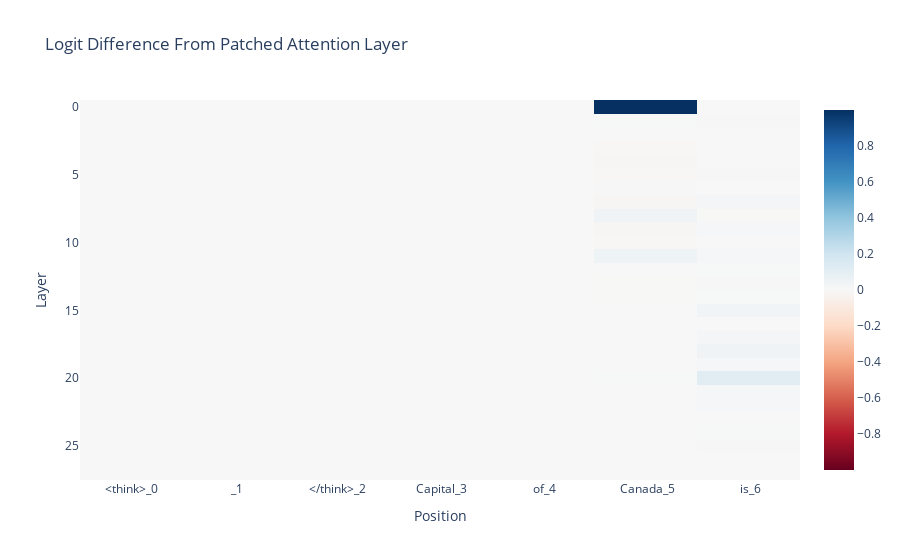

The code cell stored with this chart in its notebook:
### Code cell
imshow(
    patched_attn_diff_mean,
    x=prompt_position_labels,
    title="Logit Difference From Patched Attention Layer",
    labels={"x": "Position", "y": "Layer"},
)

### Figure 1 — Plotly figure (JSON) as saved in the notebook; plotly's stock layout.template omitted (floating-point values rounded to 4 significant figures; data arrays with more than 128 entries replaced by an {"elided": "..."} marker saying what was removed)
{"data": [{"coloraxis": "coloraxis", "hovertemplate": "Position: %{x}<br>Layer: %{y}<br>color: %{z}<extra></extra>", "name": "0", "type": "heatmap", "x": ["<think>_0", "\n\n_1", "</think>_2", " Capital_3", " of_4", " Canada_5", " is_6"], "xaxis": "x", "yaxis": "y", "z": {"elided": "28x7 float values"}}], "layout": {"coloraxis": {"cmid": 0, "colorscale": [[0, "rgb(103,0,31)"], [0.1, "rgb(178,24,43)"], [0.2, "rgb(214,96,77)"], [0.3, "rgb(244,165,130)"], [0.4, "rgb(253,219,199)"], [0.5, "rgb(247,247,247)"], [0.6, "rgb(209,229,240)"], [0.7, "rgb(146,197,222)"], [0.8, "rgb(67,147,195)"], [0.9, "rgb(33,102,172)"], [1, "rgb(5,48,97)"]]}, "title": {"text": "Logit Difference From Patched Attention Layer"}, "xaxis": {"anchor": "y", "constrain": "domain", "domain": [0, 1], "scaleanchor": "y", "title": {"text": "Position"}}, "yaxis": {"anchor": "x", "autorange": "reversed", "constrain": "domain", "domain": [0, 1], "title": {"text": "Layer"}}}}
